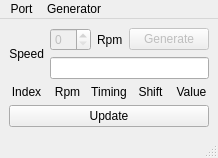
<?xml version="1.0" encoding="UTF-8"?>
<ui version="4.0">
 <class>MainWindow</class>
 <widget class="QMainWindow" name="MainWindow">
  <property name="windowTitle">
   <string>Ignitor</string>
  </property>
  <property name="windowIcon">
   <iconset resource="ignitor.qrc">
    <normaloff>:/Icons/ignitor</normaloff>:/Icons/ignitor</iconset>
  </property>
  <widget class="QWidget" name="centralwidget">
   <layout class="QGridLayout" name="gridLayout">
    <item row="0" column="1" rowspan="2">
     <widget class="QLabel" name="labelSpeed">
      <property name="text">
       <string>Speed</string>
      </property>
      <property name="alignment">
       <set>Qt::AlignRight|Qt::AlignTrailing|Qt::AlignVCenter</set>
      </property>
     </widget>
    </item>
    <item row="0" column="2">
     <widget class="QSpinBox" name="spinBoxSpeedSet">
      <property name="enabled">
       <bool>false</bool>
      </property>
     </widget>
    </item>
    <item row="0" column="3">
     <widget class="QLabel" name="labelSpeedSet">
      <property name="text">
       <string>Rpm</string>
      </property>
     </widget>
    </item>
    <item row="0" column="4">
     <widget class="QPushButton" name="pushButtonGenerate">
      <property name="enabled">
       <bool>false</bool>
      </property>
      <property name="text">
       <string>Generate</string>
      </property>
     </widget>
    </item>
    <item row="1" column="2" colspan="3">
     <widget class="QLineEdit" name="lineEditSpeedReal">
      <property name="readOnly">
       <bool>true</bool>
      </property>
     </widget>
    </item>
    <item row="2" column="1" colspan="4">
     <layout class="QGridLayout" name="gridLayoutTimings">
      <item row="0" column="4">
       <widget class="QLabel" name="labelValue">
        <property name="text">
         <string>Value</string>
        </property>
        <property name="alignment">
         <set>Qt::AlignCenter</set>
        </property>
       </widget>
      </item>
      <item row="0" column="2">
       <widget class="QLabel" name="labelTiming">
        <property name="text">
         <string>Timing</string>
        </property>
        <property name="alignment">
         <set>Qt::AlignCenter</set>
        </property>
       </widget>
      </item>
      <item row="0" column="3">
       <widget class="QLabel" name="labelShift">
        <property name="text">
         <string>Shift</string>
        </property>
        <property name="alignment">
         <set>Qt::AlignCenter</set>
        </property>
       </widget>
      </item>
      <item row="0" column="1">
       <widget class="QLabel" name="labelRpm">
        <property name="text">
         <string>Rpm</string>
        </property>
        <property name="alignment">
         <set>Qt::AlignCenter</set>
        </property>
       </widget>
      </item>
      <item row="0" column="0">
       <widget class="QLabel" name="labelIndex">
        <property name="text">
         <string>Index</string>
        </property>
        <property name="alignment">
         <set>Qt::AlignCenter</set>
        </property>
       </widget>
      </item>
     </layout>
    </item>
    <item row="3" column="1" colspan="4">
     <widget class="QPushButton" name="pushButtonUpdate">
      <property name="text">
       <string>Update</string>
      </property>
     </widget>
    </item>
   </layout>
  </widget>
  <widget class="QMenuBar" name="menubar">
   <property name="geometry">
    <rect>
     <x>0</x>
     <y>0</y>
     <width>236</width>
     <height>22</height>
    </rect>
   </property>
   <widget class="QMenu" name="menuPort">
    <property name="title">
     <string>Port</string>
    </property>
   </widget>
   <widget class="QMenu" name="menuGenerator">
    <property name="title">
     <string>Generator</string>
    </property>
   </widget>
   <addaction name="menuPort"/>
   <addaction name="menuGenerator"/>
  </widget>
  <widget class="QStatusBar" name="statusbar"/>
 </widget>
 <resources>
  <include location="ignitor.qrc"/>
 </resources>
 <connections/>
</ui>
